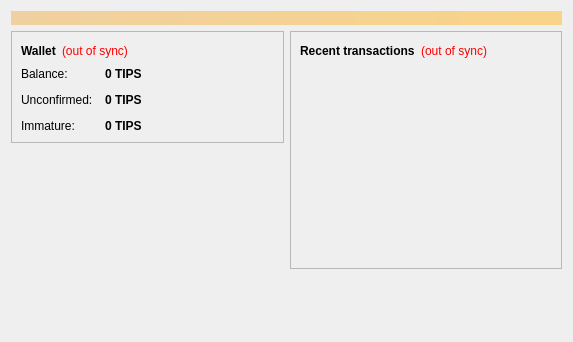
<?xml version="1.0" encoding="UTF-8"?>
<ui version="4.0">
 <class>OverviewPage</class>
 <widget class="QWidget" name="OverviewPage">
  <property name="geometry">
   <rect>
    <x>0</x>
    <y>0</y>
    <width>573</width>
    <height>342</height>
   </rect>
  </property>
  <property name="windowTitle">
   <string>Form</string>
  </property>
  <layout class="QVBoxLayout" name="topLayout">
   <item>
    <widget class="QLabel" name="labelAlerts">
     <property name="visible">
      <bool>false</bool>
     </property>
     <property name="styleSheet">
      <string notr="true">background-color: qlineargradient(x1: 0, y1: 0, x2: 1, y2: 0, stop:0 #F0D0A0, stop:1 #F8D488); color:#000000;</string>
     </property>
     <property name="wordWrap">
      <bool>true</bool>
     </property>
     <property name="margin">
      <number>3</number>
     </property>
    </widget>
   </item>
   <item>
    <layout class="QHBoxLayout" name="horizontalLayout" stretch="1,1">
     <item>
      <layout class="QVBoxLayout" name="verticalLayout_2">
       <item>
        <widget class="QFrame" name="frame">
         <property name="frameShape">
          <enum>QFrame::StyledPanel</enum>
         </property>
         <property name="frameShadow">
          <enum>QFrame::Raised</enum>
         </property>
         <layout class="QVBoxLayout" name="verticalLayout_4">
          <item>
           <layout class="QHBoxLayout" name="horizontalLayout_4">
            <item>
             <widget class="QLabel" name="label_5">
              <property name="font">
               <font>
                <weight>75</weight>
                <bold>true</bold>
               </font>
              </property>
              <property name="text">
               <string>Wallet</string>
              </property>
             </widget>
            </item>
            <item>
             <widget class="QLabel" name="labelWalletStatus">
              <property name="toolTip">
               <string>The displayed information may be out of date. Your wallet automatically synchronizes with the FedoraCoin network after a connection is established, but this process has not completed yet.</string>
              </property>
              <property name="styleSheet">
               <string notr="true">QLabel { color: red; }</string>
              </property>
              <property name="text">
               <string notr="true">(out of sync)</string>
              </property>
              <property name="alignment">
               <set>Qt::AlignLeading|Qt::AlignLeft|Qt::AlignVCenter</set>
              </property>
             </widget>
            </item>
            <item>
             <spacer name="horizontalSpacer_2">
              <property name="orientation">
               <enum>Qt::Horizontal</enum>
              </property>
              <property name="sizeHint" stdset="0">
               <size>
                <width>40</width>
                <height>20</height>
               </size>
              </property>
             </spacer>
            </item>
           </layout>
          </item>
          <item>
           <layout class="QFormLayout" name="formLayout_2">
            <property name="fieldGrowthPolicy">
             <enum>QFormLayout::AllNonFixedFieldsGrow</enum>
            </property>
            <property name="horizontalSpacing">
             <number>12</number>
            </property>
            <property name="verticalSpacing">
             <number>12</number>
            </property>
            <item row="0" column="0">
             <widget class="QLabel" name="label">
              <property name="text">
               <string>Balance:</string>
              </property>
             </widget>
            </item>
            <item row="0" column="1">
             <widget class="QLabel" name="labelBalance">
              <property name="font">
               <font>
                <weight>75</weight>
                <bold>true</bold>
               </font>
              </property>
              <property name="cursor">
               <cursorShape>IBeamCursor</cursorShape>
              </property>
              <property name="toolTip">
               <string>Your current balance</string>
              </property>
              <property name="text">
               <string notr="true">0 TIPS</string>
              </property>
              <property name="textInteractionFlags">
               <set>Qt::LinksAccessibleByMouse|Qt::TextSelectableByKeyboard|Qt::TextSelectableByMouse</set>
              </property>
             </widget>
            </item>
            <item row="1" column="0">
             <widget class="QLabel" name="label_3">
              <property name="text">
               <string>Unconfirmed:</string>
              </property>
             </widget>
            </item>
            <item row="1" column="1">
             <widget class="QLabel" name="labelUnconfirmed">
              <property name="font">
               <font>
                <weight>75</weight>
                <bold>true</bold>
               </font>
              </property>
              <property name="cursor">
               <cursorShape>IBeamCursor</cursorShape>
              </property>
              <property name="toolTip">
               <string>Total of transactions that have yet to be confirmed, and do not yet count toward the current balance</string>
              </property>
              <property name="text">
               <string notr="true">0 TIPS</string>
              </property>
              <property name="textInteractionFlags">
               <set>Qt::LinksAccessibleByMouse|Qt::TextSelectableByKeyboard|Qt::TextSelectableByMouse</set>
              </property>
             </widget>
            </item>
            <item row="2" column="0">
             <widget class="QLabel" name="labelImmatureText">
              <property name="text">
               <string>Immature:</string>
              </property>
             </widget>
            </item>
            <item row="2" column="1">
             <widget class="QLabel" name="labelImmature">
              <property name="font">
               <font>
                <weight>75</weight>
                <bold>true</bold>
               </font>
              </property>
              <property name="toolTip">
               <string>Mined balance that has not yet matured</string>
              </property>
              <property name="text">
               <string notr="true">0 TIPS</string>
              </property>
              <property name="textInteractionFlags">
               <set>Qt::LinksAccessibleByMouse|Qt::TextSelectableByKeyboard|Qt::TextSelectableByMouse</set>
              </property>
             </widget>
            </item>
           </layout>
          </item>
         </layout>
        </widget>
       </item>
       <item>
        <spacer name="verticalSpacer">
         <property name="orientation">
          <enum>Qt::Vertical</enum>
         </property>
         <property name="sizeHint" stdset="0">
          <size>
           <width>20</width>
           <height>40</height>
          </size>
         </property>
        </spacer>
       </item>
       <item>
        <widget class="QLabel" name="label_wallet_bgcoin">
         <property name="text">
          <string/>
         </property>
         <property name="pixmap">
          <pixmap resource="../bitcoin.qrc">:/icons/bgicon</pixmap>
         </property>
         <property name="scaledContents">
          <bool>false</bool>
         </property>
         <property name="alignment">
          <set>Qt::AlignCenter</set>
         </property>
         <property name="margin">
          <number>-2</number>
         </property>
        </widget>
       </item>
       <item>
        <widget class="QLabel" name="label_6">
         <property name="text">
          <string/>
         </property>
        </widget>
       </item>
      </layout>
     </item>
     <item>
      <layout class="QVBoxLayout" name="verticalLayout_3">
       <item>
        <widget class="QFrame" name="frame_2">
         <property name="frameShape">
          <enum>QFrame::StyledPanel</enum>
         </property>
         <property name="frameShadow">
          <enum>QFrame::Raised</enum>
         </property>
         <layout class="QVBoxLayout" name="verticalLayout">
          <item>
           <layout class="QHBoxLayout" name="horizontalLayout_2">
            <item>
             <widget class="QLabel" name="label_4">
              <property name="text">
               <string>&lt;b&gt;Recent transactions&lt;/b&gt;</string>
              </property>
             </widget>
            </item>
            <item>
             <widget class="QLabel" name="labelTransactionsStatus">
              <property name="toolTip">
               <string>The displayed information may be out of date. Your wallet automatically synchronizes with the FedoraCoin network after a connection is established, but this process has not completed yet.</string>
              </property>
              <property name="styleSheet">
               <string notr="true">QLabel { color: red; }</string>
              </property>
              <property name="text">
               <string notr="true">(out of sync)</string>
              </property>
              <property name="alignment">
               <set>Qt::AlignRight|Qt::AlignTrailing|Qt::AlignVCenter</set>
              </property>
             </widget>
            </item>
            <item>
             <spacer name="horizontalSpacer">
              <property name="orientation">
               <enum>Qt::Horizontal</enum>
              </property>
              <property name="sizeHint" stdset="0">
               <size>
                <width>40</width>
                <height>20</height>
               </size>
              </property>
             </spacer>
            </item>
           </layout>
          </item>
          <item>
           <widget class="QListView" name="listTransactions">
            <property name="styleSheet">
             <string notr="true">QListView { background: transparent; }</string>
            </property>
            <property name="frameShape">
             <enum>QFrame::NoFrame</enum>
            </property>
            <property name="verticalScrollBarPolicy">
             <enum>Qt::ScrollBarAlwaysOff</enum>
            </property>
            <property name="horizontalScrollBarPolicy">
             <enum>Qt::ScrollBarAlwaysOff</enum>
            </property>
            <property name="selectionMode">
             <enum>QAbstractItemView::NoSelection</enum>
            </property>
           </widget>
          </item>
         </layout>
        </widget>
       </item>
       <item>
        <spacer name="verticalSpacer_2">
         <property name="orientation">
          <enum>Qt::Vertical</enum>
         </property>
         <property name="sizeHint" stdset="0">
          <size>
           <width>20</width>
           <height>40</height>
          </size>
         </property>
        </spacer>
       </item>
      </layout>
     </item>
    </layout>
   </item>
  </layout>
 </widget>
 <resources/>
 <connections/>
</ui>
